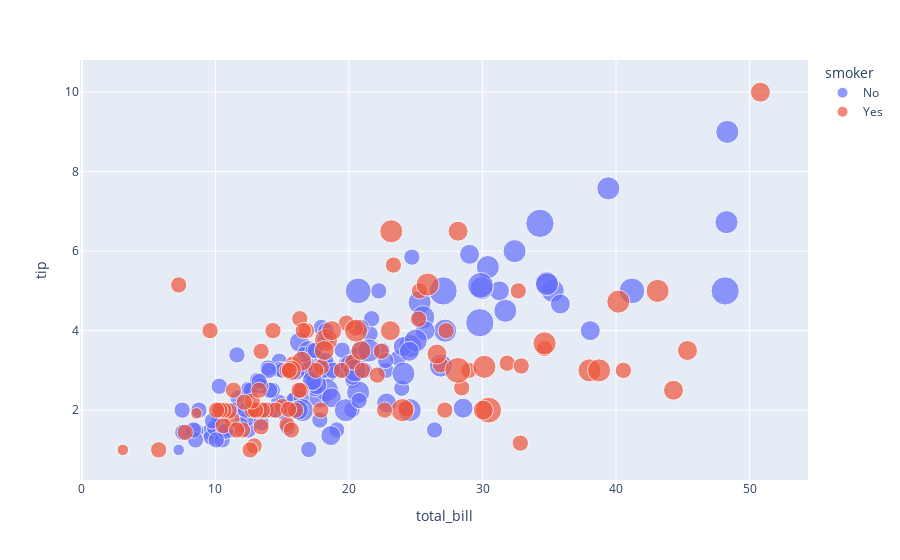

The cell this chart's notebook holds for it:
### Code cell
tips = px.data.tips()
fig = px.scatter(tips, x="total_bill", y="tip", size="size", color="smoker")
fig.show()

### Figure 1 — Plotly figure (JSON) as saved in the notebook; plotly's stock layout.template omitted (floating-point values rounded to 4 significant figures; data arrays with more than 128 entries replaced by an {"elided": "..."} marker saying what was removed)
{"data": [{"hovertemplate": "smoker=No<br>total_bill=%{x}<br>tip=%{y}<br>size=%{marker.size}<extra></extra>", "legendgroup": "No", "marker": {"color": "#636efa", "size": {"elided": "151 int values"}, "sizemode": "area", "sizeref": 0.015, "symbol": "circle"}, "mode": "markers", "name": "No", "orientation": "v", "showlegend": true, "type": "scatter", "x": {"elided": "151 float values"}, "xaxis": "x", "y": {"elided": "151 float values"}, "yaxis": "y"}, {"hovertemplate": "smoker=Yes<br>total_bill=%{x}<br>tip=%{y}<br>size=%{marker.size}<extra></extra>", "legendgroup": "Yes", "marker": {"color": "#EF553B", "size": [4, 2, 2, 2, 2, 4, 1, 2, 2, 2, 2, 2, 2, 2, 2, 2, 4, 2, 2, 2, 2, 2, 3, 2, 2, 2, 2, 2, 2, 2, 2, 2, 3, 2, 2, 2, 2, 2, 2, 2, 2, 2, 4, 2, 3, 4, 2, 3, 5, 3, 3, 2, 2, 2, 2, 2, 2, 4, 2, 2, 3, 2, 2, 2, 4, 3, 3, 4, 2, 2, 3, 4, 2, 3, 2, 5, 2, 2, 4, 2, 2, 1, 2, 2, 2, 2, 4, 3, 2, 2, 2, 2, 2], "sizemode": "area", "sizeref": 0.015, "symbol": "circle"}, "mode": "markers", "name": "Yes", "orientation": "v", "showlegend": true, "type": "scatter", "x": [38.01, 11.24, 20.29, 13.81, 11.02, 18.29, 3.07, 15.01, 26.86, 25.28, 17.92, 19.44, 32.68, 28.97, 5.75, 16.32, 40.17, 27.28, 12.03, 21.01, 11.35, 15.38, 44.3, 22.42, 15.36, 20.49, 25.21, 14.31, 16, 17.51, 10.59, 10.63, 50.81, 15.81, 7.25, 31.85, 16.82, 32.9, 17.89, 14.48, 9.6, 34.63, 34.65, 23.33, 45.35, 23.17, 40.55, 20.9, 30.46, 18.15, 23.1, 15.69, 19.81, 28.44, 15.48, 16.58, 10.34, 43.11, 13, 13.51, 18.71, 12.74, 13, 16.4, 20.53, 16.47, 26.59, 38.73, 24.27, 12.76, 30.06, 25.89, 13.27, 28.17, 12.9, 28.15, 11.59, 7.74, 30.14, 12.16, 13.42, 8.58, 13.42, 16.27, 10.09, 22.12, 24.01, 15.69, 15.53, 12.6, 32.83, 27.18, 22.67], "xaxis": "x", "y": [3, 1.76, 3.21, 2, 1.98, 3.76, 1, 2.09, 3.14, 5, 3.08, 3, 5, 3, 1, 4.3, 4.73, 4, 1.5, 3, 2.5, 3, 2.5, 3.48, 1.64, 4.06, 4.29, 4, 2, 3, 1.61, 2, 10, 3.16, 5.15, 3.18, 4, 3.11, 2, 2, 4, 3.55, 3.68, 5.65, 3.5, 6.5, 3, 3.5, 2, 3.5, 4, 1.5, 4.19, 2.56, 2.02, 4, 2, 5, 2, 2, 4, 2.01, 2, 2.5, 4, 3.23, 3.41, 3, 2.03, 2.23, 2, 5.16, 2.5, 6.5, 1.1, 3, 1.5, 1.44, 3.09, 2.2, 3.48, 1.92, 1.58, 2.5, 2, 2.88, 2, 3, 3, 1, 1.17, 2, 2], "yaxis": "y"}], "layout": {"legend": {"itemsizing": "constant", "title": {"text": "smoker"}, "tracegroupgap": 0}, "margin": {"t": 60}, "xaxis": {"anchor": "y", "domain": [0, 1], "title": {"text": "total_bill"}}, "yaxis": {"anchor": "x", "domain": [0, 1], "title": {"text": "tip"}}}}
